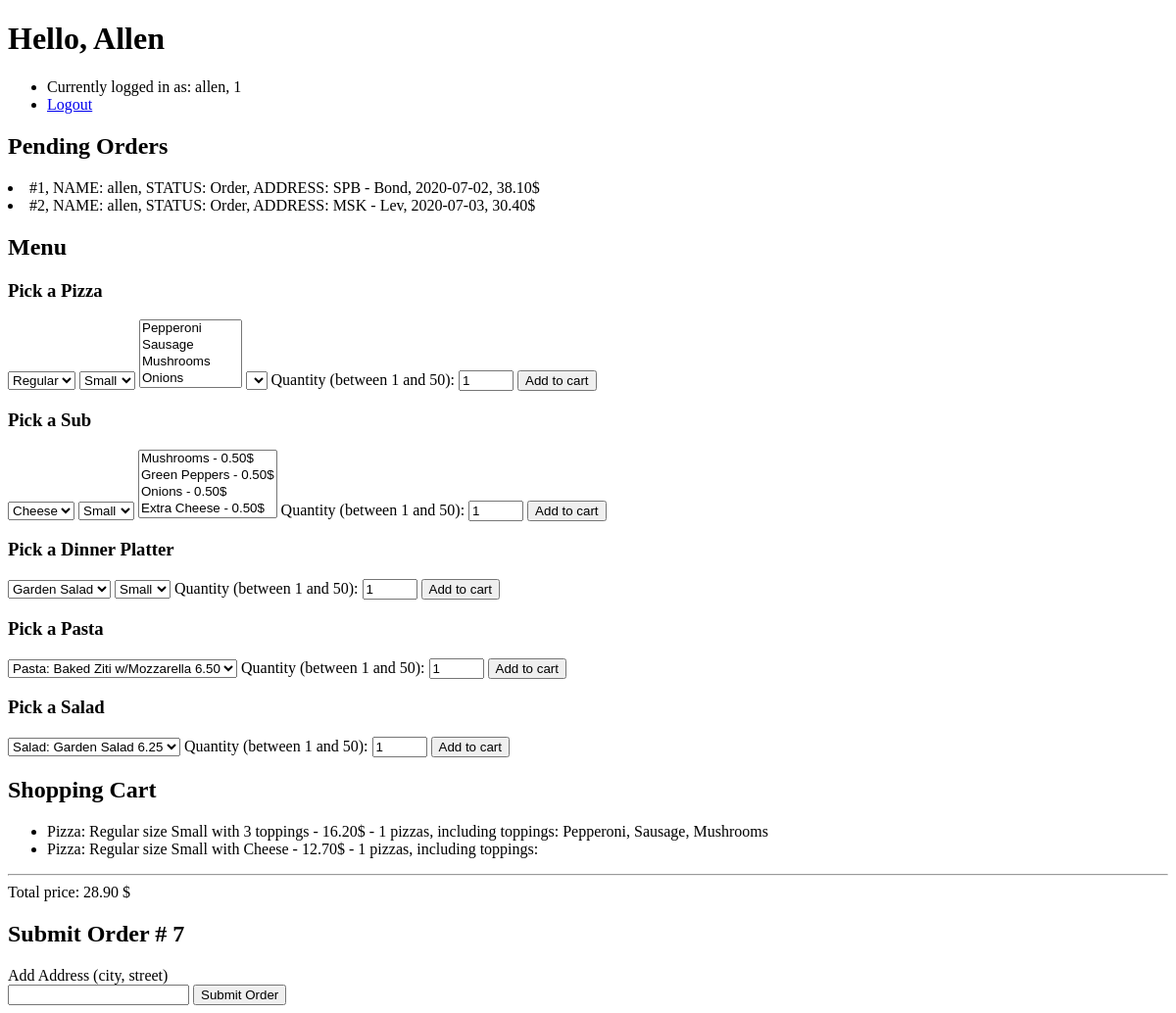
The app's page / (signed in), older data.
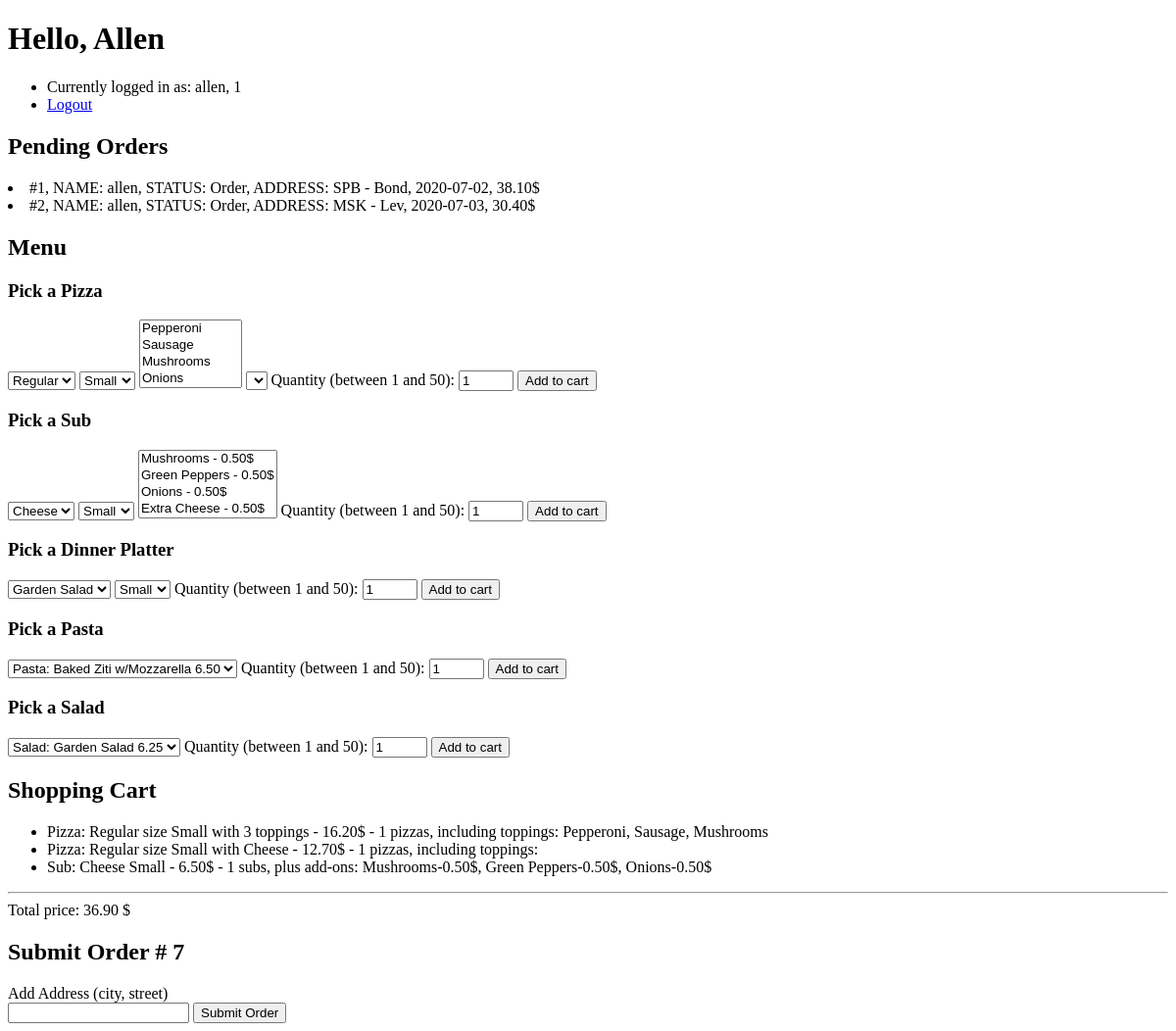
The same page, newer data.
### orders/models.py (models this page shows)
class Order(models.Model):
    user = models.ForeignKey(
        settings.AUTH_USER_MODEL,
        on_delete=models.CASCADE,
        blank=True
        )
    status = models.ForeignKey(Order_status, on_delete=models.CASCADE, blank=True)
    address = models.CharField(max_length=64, blank=True)
    date = models.DateField(auto_now=True)
    price = models.DecimalField(max_digits=7,decimal_places=2, blank=True, null=True)
    def __str__(self):
        return f"#{self.id}, NAME: {self.user}, STATUS: {self.status}, ADDRESS: {self.address}, {self.date}, {self.price}$"

class Order_status(models.Model):
    name = models.CharField(max_length=64, blank=True)
    def __str__(self):
        return f"{self.name}"

class Pizza_order_item(models.Model):
    pizza = models.ForeignKey(Pizza, on_delete=models.CASCADE, blank=True)
    toppings = models.ManyToManyField(Pizza_topping, blank=True)
    count = models.IntegerField()
    order = models.ForeignKey(Order, on_delete=models.CASCADE, related_name="pizzas")
    def __str__(self):
        return f"{self.pizza} - {self.count} pizzas, including toppings: " + ", ".join([a.topping for a in self.toppings.all()]) #that iterates the list of values, adding commas between those values

class Pizza(models.Model):
    name = models.ForeignKey(Pizza_name, on_delete=models.CASCADE)
    size = models.ForeignKey(Pizza_size, on_delete=models.CASCADE)
    combo = models.ForeignKey(Pizza_topping_combo, on_delete=models.CASCADE)
    price = models.DecimalField(max_digits=5,decimal_places=2)
    def __str__(self):
        return f"Pizza: {self.name} size {self.size} with {self.combo} - {self.price}$"

class Pizza_name(models.Model):
    name = models.CharField(max_length=64)
    def __str__(self):
        return f"{self.name}"

class Pizza_size(models.Model):
    size = models.CharField(max_length=64)
    def __str__(self):
        return f"{self.size}"

class Pizza_topping_combo(models.Model):
    combo = models.CharField(max_length=64)
    count = models.IntegerField()
    def __str__(self):
        return f"{self.combo}"

class Pizza_topping(models.Model):
    topping = models.CharField(max_length=64)
    def __str__(self):
        return f"{self.topping}"

class Sub_order_item(models.Model):
    sub = models.ForeignKey(Sub, on_delete=models.CASCADE, blank=True)
    add_ons = models.ManyToManyField(Sub_add_on, blank=True)
    count = models.IntegerField()
    order = models.ForeignKey(Order, on_delete=models.CASCADE, related_name="subs")
    def __str__(self):
        return f"{self.sub} - {self.count} subs, plus add-ons: " + ", ".join([a.add_on + "-" + str(a.price) + "$" for a in self.add_ons.all()])

class Sub(models.Model):
    name = models.ForeignKey(Sub_name, on_delete=models.CASCADE)
    size = models.ForeignKey(Sub_size, on_delete=models.CASCADE)
    add_ons = models.ManyToManyField(Sub_add_on, blank=True)
    price = models.DecimalField(max_digits=5,decimal_places=2)
    def __str__(self):
        return f"Sub: {self.name} {self.size} - {self.price}$"

class Sub_name(models.Model):
    name = models.CharField(max_length=64)
    def __str__(self):
        return f"{self.name}"

class Sub_size(models.Model):
    size = models.CharField(max_length=64)
    def __str__(self):
        return f"{self.size}"

class Sub_add_on(models.Model):
    add_on = models.CharField(max_length=64)
    price = models.DecimalField(max_digits=5,decimal_places=2)
    def __str__(self):
        return f"{self.add_on} - {self.price}$"

### orders/views.py (the view, shortened to what this page needs)
# urls.py: path("", views.index, name="index"), # Links to Login page and Register page, if signed in - redirect to user page
def index(request):
    if not request.user.is_authenticated:
        return render(request, "orders/index.html", {"message": None})
    if Order.objects.filter(user=request.user, status=1).exists():
        cart = Order.objects.get(user=request.user, status=1)
        total_price = 0
        if cart.pizzas.exists():
            cart_pizzas = cart.pizzas.all()
            print ("Pizzas")
            for item in cart_pizzas:
                order_item_price = item.pizza.price * item.count
                print (order_item_price)
                total_price += order_item_price
        if cart.subs.exists():
            cart_subs = cart.subs.all()
            print ("Subs")
            for item in cart_subs:
                add_ons = item.add_ons.all()
                add_ons_total_price = 0
                for add_on in add_ons:
                    add_ons_total_price +=add_on.price
                order_item_price = (item.sub.price+add_ons_total_price) * item.count
                print (order_item_price)
                total_price += order_item_price
        cart.price = total_price
        cart.save()
        print ("\n","CART: ", cart, "\n")
    else:
        print ("\n","no cart", "\n")
    context = {
        "pizzas": Pizza.objects.all(),
        "pizza_names": Pizza_name.objects.all(),
        "pizza_sizes": Pizza_size.objects.all(),
        "pizza_topping_combos": Pizza_topping_combo.objects.all(),
        "pizza_toppings": Pizza_topping.objects.all(),
        "cart": Order.objects.filter(user=request.user, status=1),
        "pending_orders": Order.objects.filter(user=request.user, status = 2),
        "delivered_orders": Order.objects.filter(user=request.user, status = 3),
        "user": request.user,
        "subs": Sub.objects.all(),
        "sub_names": Sub_name.objects.all(),
        "sub_sizes": Sub_size.objects.all(),
        "sub_add_ons": Sub_add_on.objects.all(),
        "pastas": Pasta.objects.all(),
        "salads": Salad.objects.all(),
        "dinner_platters": Dinner_platter.objects.all(),
        "dinner_platter_names": Dinner_platter_name.objects.all(),
        "dinner_platter_sizes": Dinner_platter_size.objects.all()
    }
    return render(request, "orders/user.html", context)

### orders/models.py (called while the page is built)
    def __str__(self):
        return f"Pasta: {self.name} {self.price}"

    def __str__(self):
        return f"Salad: {self.name} {self.price}"

    def __str__(self):
        return f"{self.name}"

    def __str__(self):
        return f"{self.size}"

### orders/templates/orders/user.html (shortened to what the changed rows need)
{% extends "orders/base.html" %}
{% block body %}
    <h1>Hello, {{ user.first_name }}</h1>
    <ul>
        <li>Currently logged in as: {{ user.username}}, {{ user.id }}</li>
        <li><a href="{% url 'logout' %}">Logout</a></li>
    </ul>
    {% if pending_orders %}
        <h2>Pending Orders</h2>
        {% for order in pending_orders %}
        <li>
            {{ order }}
        </li>
        {% endfor %}
    {% endif %}
    <h2>Menu</h2>
    {% if pizzas %}
        <h3>Pick a Pizza</h3>
        <form id="pizza_form" action="{% url 'cart_pizza' %}" method="post">
            <select id="pizza_name" name="pizza_name">
            </select>
            <select id="pizza_size" name="pizza_size">
            </select>
            <select id="pizza_toppings" name="pizza_toppings" multiple>
            </select>
            <select name="pizza_topping_combo">
            </select>
            <label for="count">Quantity (between 1 and 50):</label>
            <input type="number" id="quantity" name="count" min="1" max="50" value="1">
            <input type="submit" value="Add to cart"/>
        </form>
    {% endif %}
    {% if subs %}
        <h3>Pick a Sub</h3>
        <form id="sub_form" action="{% url 'cart_sub' %}" method="POST">
            <select id="sub_name" name="sub_name">
            </select>
            <select id="sub_size" name="sub_size">
            </select>
            <select id="sub_add_ons" name="sub_add_ons" multiple>
            </select>
            <label for="count">Quantity (between 1 and 50):</label>
            <input type="number" id="quantity" name="count" min="1" max="50" value="1">
            <input type="submit" value="Add to cart"/>
        </form>
    {% endif %}
    {% if dinner_platters %}
        <h3>Pick a Dinner Platter</h3>
        <form id="dinner_platter_form" action="{% url 'cart_dinner_platter' %}" method="POST">
            <select id="dinner_platter_name" name="dinner_platter_name">
            </select>
            <select id="dinner_platter_size" name="dinner_platter_size">
            </select>
            <label for="count">Quantity (between 1 and 50):</label>
            <input type="number" id="quantity" name="count" min="1" max="50" value="1">
            <input type="submit" value="Add to cart">
        </form>
    {% endif %}
    {% if pastas %}
        <h3>Pick a Pasta</h3>
        <form id="pasta_form" action="{% url 'cart_pasta' %}" method="POST">
            <select name="pasta_name_price">
            </select>
            <label for="count">Quantity (between 1 and 50):</label>
            <input type="number" id="quantity" name="count" min="1" max="50" value="1">
            <input type="submit" value="Add to cart">
        </form>
    {% endif %}
    {% if salads %}
        <h3>Pick a Salad</h3>
        <form id="salad_form" action="{% url 'cart_salad' %}" method="POST">
            <select name="salad_name_price">
            </select>
            <label for="count">Quantity (between 1 and 50):</label>
            <input type="number" id="quantity" name="count" min="1" max="50" value="1">
            <input type="submit" value="Add to cart">
        </form>
    {% endif %}
    {% if cart %}
        <h2>Shopping Cart</h2>
        <ul>
            {% for unit in cart %}
                {% for pizza in unit.pizzas.all %}
                    <li>{{ pizza }}</li>
                {% endfor %}
                {% for sub in unit.subs.all %}
                    <li>{{ sub }}</li>
                {% endfor %}
            {% endfor %}
        </ul>
        <hr>
        <span id="total_price">Total price: {{ cart.0.price }} $</span>
        <h2>Submit Order # {{ cart.0.id }} </h2>
        <form action="{% url 'order' cart.0.id %}" method="post">
            <label for="address">Add Address (city, street)</label><br>
            <input id="address" name="address" type="text"/>
            <input type="submit" value="Submit Order"/>
        </form>
    {% endif %}
{% endblock %}

Row changes from the older to the newer data that the page shows:
computed for Order id 7: price "28.90" → "36.90"
added Sub_order_item: sub+count+id "Sub: Cheese Small - 6.50$ - 1 subs, plus add-ons: Mushrooms-0.50$, Green Peppers-0.50$, Onions-0.50$", shown under Order id 7
